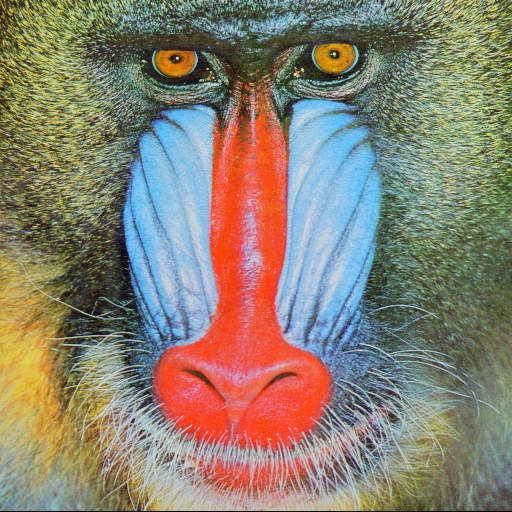
#> input picture data/mandrill.jpg, 512 x 512 px
$ python main.py
#> lines starting #> are read from the running program, lines starting #| are printed output that depends on the picture
### mappingHSV.py
import numpy as np


class MappingHSV(object):
    def __init__(self, img):
        if len(img.shape) == 3:
            h, w, c = img.shape
            img = img.reshape(h * w, c)

        self.h = img[:, 0]
        self.s = img[:, 1]
        self.v = img[:, 2]

    def mapping(self):
        h, s, z = self.hsv_scaling()
        r = np.deg2rad(h)
        x = np.sin(r) * s
        y = np.cos(r) * s
        return np.array([x, y, z]).T

    def hsv_scaling(self):
        H = self.scale_range(self.h, 0, 359)
        S = self.s / 255
        V = self.v / 255
        return (H, S, V)

    def scale_range(self, input, min, max):
        input += -(np.min(input))
        tmp = np.max(input) / (max - min)
        input = input / tmp
        input += min
        return input

### main.py
from PIL import Image
import numpy as np
from mappingHSV import MappingHSV
import matplotlib.pyplot as plt
from mpl_toolkits.mplot3d import Axes3D


def main():
    path = "./data/mandrill.jpg"
    img = np.array(Image.open(path))
#> img is the input picture: shape (512, 512, 3); mean R, G, B 137.4, 128.9, 113.1
    m = MappingHSV(img)
    d = m.mapping()
#> in scale_range, `tmp = np.max(input) / (max - min)`: tmp = 0.71
    plot_3d(d)


def plot_3d(X):
    fig = plt.figure(figsize=(5, 5))
    ax = fig.add_subplot(111, projection="3d")
    ax.set_xlabel("X-axis")
    ax.set_ylabel("Y-axis")
    ax.set_zlabel("Z-axis")
    ax.set_xlim(-1, 1)
    ax.set_ylim(-1, 1)
    ax.set_zlim(0, 1)

    ax.scatter(
        X[:, 0], X[:, 1], X[:, 2], linewidths=0.3, edgecolors="k", s=5, alpha=0.6
    )
    plt.show()
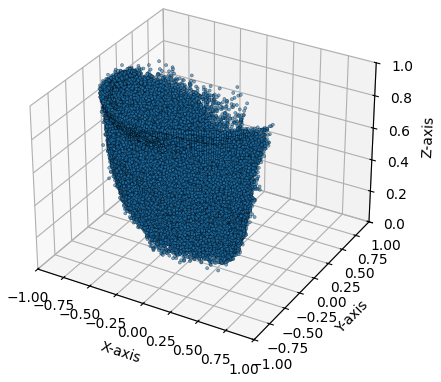
#> figure drawn by matplotlib, 1 panel


if __name__ == "__main__":
    main()
